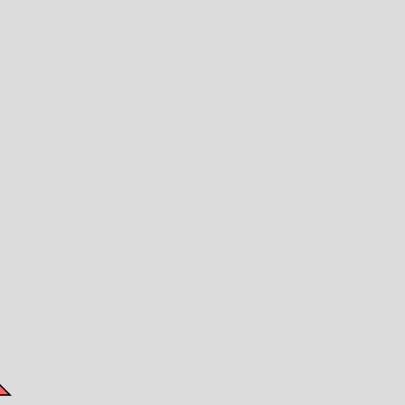
Frame 1 (no input)
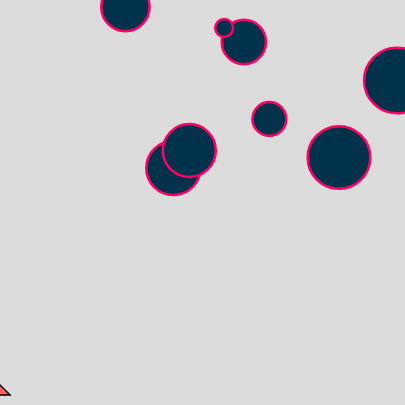
Frame 60 (no input)
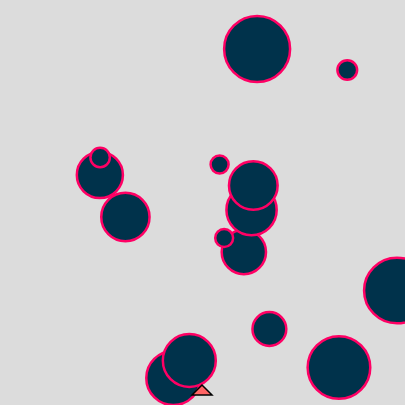
Frame 120 (the mouse pressed at the canvas centre since frame 60)

The p5.js sketch that drew these frames (run headless with seeded random() and noise() and a simulated clock; from frame 60 on, the mouse is pressed at the canvas centre):

// p5.js sketch
// ── sketch.js
let cols; let rows;
let size = 15;
let blocks = [];
let config = {spawn_chance: 10.0, dy: 3.5, max_size: 66};

function setup() {
    createCanvas(405, 405);
    rectMode(CENTER);
    angleMode(DEGREES);
}

function mouseMoved() {
    if ((mouseX < 0) || (mouseX > width) || (mouseX < 0) || (mouseX > width)) {
	cursor(ARROW);
    } else {
	noCursor();
    }
}

function draw() {
    background(220);
    if (random (100) < config.spawn_chance) {
	blocks.push(new Block())
    }
    if (mouseX != pmouseX) {
	console.log("WAAAAAAAA")
    }
    for (let i=0 ; i<blocks.length ; ++i) {
	blocks[i].move();
    }
    for (let i=0 ; i<blocks.length ; ++i) {
	blocks[i].display();
    }
    new_blocks = [];
    for (let i=0 ; i<blocks.length ; ++i) {
	if (blocks[i].y - blocks[i].size < height) {
	    new_blocks.push(blocks[i])
	}
    }
    blocks = new_blocks;

    push();
    translate( mouseX, height - 10);
    strokeWeight(1.5);
    stroke(0, 0, 0);
    fill(255, 100, 100);
    triangle(0, -10, -10, 0, 10, 0);
    pop();
}

// ── block.js
class Generator {


    constructor(type, entry_time, parameter_array) {
	this.type = type;
	this.entry_time = entry_time;
	this.parameter_array = parameter_array;
    }
}

class Block {
    constructor() {
	this.x = random(width);
	this.y = 0;
	this.size = random(config.max_size / 4.0, 
			   config.max_size)
    }

    display() {
	push();
	translate(this.x, this.y);
	strokeWeight(2.5);
	stroke(255, 0, 100);
	fill(0, 50, 75);
	circle(0, 0, this.size);
	pop();
    }

    move() {
	this.y += config.dy;
    }
}
